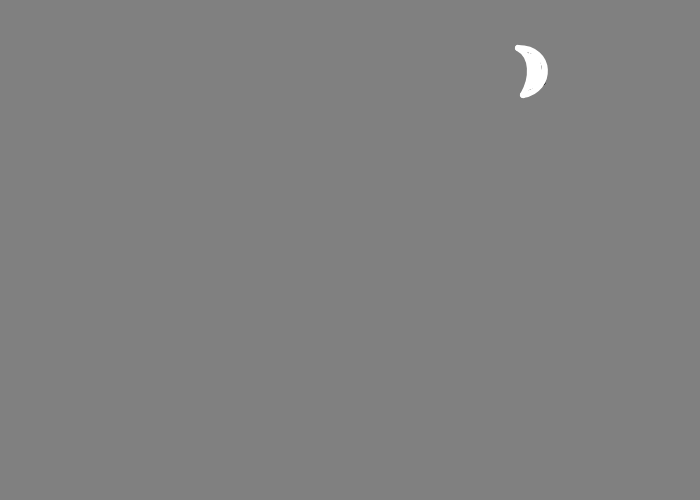
Frame 1 (no input)
Frame 60 (no input): blank canvas, image omitted
Frame 120 (the mouse pressed at the canvas centre since frame 60): blank canvas, image omitted

The p5.js sketch that drew this single still picture (run headless with seeded random() and noise() and a simulated clock; from frame 60 on, the mouse is pressed at the canvas centre):

// p5.js sketch
// ── sketch.js
let x = 0;
function setup() {
  createCanvas(700, 500);
}

function draw() {
  background("gray");

  push();
  translate(x, 0);
  avatar();
  x += 5;
  if (x > width){
    x = -500;
  }
  pop();

}

function avatar(){
  fill(255);
  quad(528, 52, 540, 56, 545, 84, 528, 91);
  noFill();
  stroke(255);
  strokeWeight(6);
  bezier(518, 48, 533, 56, 533, 78, 523, 95);
  bezier(518, 48, 553, 48, 553, 90, 523, 95);
  noStroke();
}
